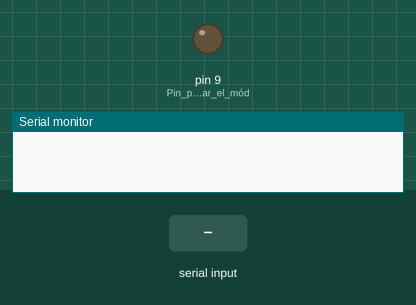
Simulated run of this sketch. Board: Arduino Uno, built with avr-gcc and run on an emulated ATmega328P. On the bench: output pins drawn as LEDs (lit = HIGH), the last lines printed to the serial monitor. Inputs (shaded band) come from the test bench. The modem accepts every AT command (registered, SIM ready, sends succeed) and sends nothing else.

Above: at 0.1 s.
At 10.9 s:
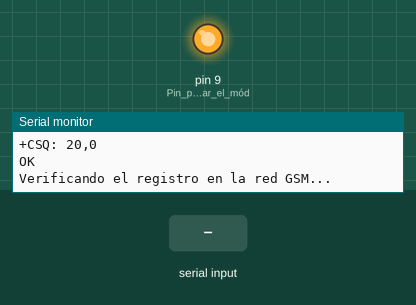
11.0 s: "1" received over the second serial link
Timing chart, 0 to 14.0 s (numbered marks = the images above; inputs shaded):
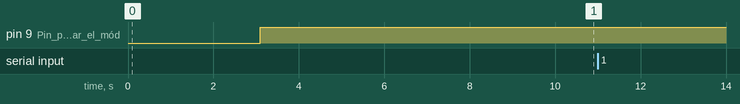

The sketch:

pruebas_modulo_sim.ino
```cpp
#include <SoftwareSerial.h>

SoftwareSerial gsm(7, 8); // RX, TX (Arduino pins 7 and 8)

void setup()
{
    Serial.begin(9600); // Iniciamos la comunicación serie con el monitor serie
    gsm.begin(9600);    // Iniciamos la comunicación serie con el módulo SIM800L usando SoftwareSerial
    delay(3000);        // Aumentamos el retardo para asegurar que el módulo esté listo

    // Reiniciar el módulo SIM800L
    pinMode(9, OUTPUT); // Pin para reiniciar el módulo SIM800L
    digitalWrite(9, LOW);
    delay(100);
    digitalWrite(9, HIGH);
    delay(5000); // Aumentamos el retardo para asegurar que el módulo se reinicie correctamente

    Serial.println("Módulo SIM800L inicializado. Verificando estado de la tarjeta SIM...");

    // Enviar comando AT+CPIN?
    gsm.println("AT+CPIN?");
    delay(1000); // Esperamos un segundo para recibir la respuesta
    printGSMResponse();

    Serial.println("Verificando la señal GSM...");

    // Enviar comando AT+CSQ
    gsm.println("AT+CSQ");
    delay(1000); // Esperamos un segundo para recibir la respuesta
    printGSMResponse();

    Serial.println("Verificando el registro en la red GSM...");

    // Enviar comando AT+CREG?
    gsm.println("AT+CREG?");
    delay(1000); // Esperamos un segundo para recibir la respuesta
    printGSMResponse();

    // Reintentar el registro en la red si no está registrado
    if (!isRegistered())
    {
        Serial.println("Reintentando el registro en la red GSM...");
        gsm.println("AT+CREG=1"); // Intentar registrarse manualmente
        delay(1000);              // Esperamos un segundo para recibir la respuesta
        printGSMResponse();
    }

    // Añadir un retardo adicional para asegurar que el módulo tenga tiempo de registrarse
    delay(10000);

    // Verificar nuevamente el registro en la red GSM
    Serial.println("Verificando nuevamente el registro en la red GSM...");
    gsm.println("AT+CREG?");
    delay(1000); // Esperamos un segundo para recibir la respuesta
    printGSMResponse();

    // Enviar un SMS si el módulo está registrado en la red
    if (isRegistered())
    {
        Serial.println("Enviando SMS...");
        sendSMS("+34xxxxxxxxx", "Hola, este es un mensaje de prueba desde Arduino!");
    }
    else
    {
        Serial.println("No se pudo registrar en la red GSM.");
    }
}

void loop()
{
    // No se necesita código en el loop para este ejemplo
}

void printGSMResponse()
{
    while (gsm.available())
    {
        char c = gsm.read();
        Serial.write(c); // Los desplegamos en el monitor serial
    }
}

bool isRegistered()
{
    gsm.println("AT+CREG?");
    delay(1000); // Esperamos un segundo para recibir la respuesta
    while (gsm.available())
    {
        String response = gsm.readString();
        Serial.print(response); // Los desplegamos en el monitor serial
        if (response.indexOf("+CREG: 0,1") != -1 || response.indexOf("+CREG: 0,5") != -1 ||
            response.indexOf("+CREG: 1,1") != -1 || response.indexOf("+CREG: 1,5") != -1)
        {
            return true; // Registrado en la red
        }
    }
    return false; // No registrado en la red
}

void sendSMS(const char *phoneNumber, const char *message)
{
    gsm.println("AT+CMGF=1"); // Configurar el módulo en modo texto
    delay(1000);
    gsm.print("AT+CMGS=\"");
    gsm.print(phoneNumber);
    gsm.println("\"");
    delay(1000);
    gsm.print(message);
    delay(1000);
    gsm.write(26); // Enviar Ctrl+Z para finalizar el mensaje
    delay(1000);
    Serial.println("SMS enviado!");
}
```
